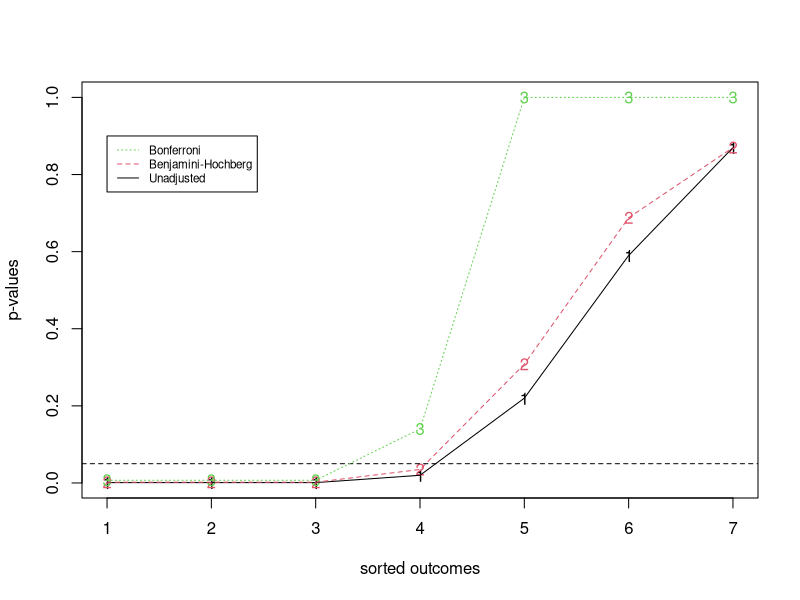

This figure's R source:
## ---- chunk 1
pvals = c(.001, .001, .001, .02, .22, .59, .87)
BONF = p.adjust(pvals, "bonferroni")
BH = p.adjust(pvals, "BH")
res = cbind(pvals, BH=round(BH, 3), BONF=round(BONF, 3))
## ---- chunk 2
# set a method so this will fit
plot.p.values <- function(){
  matplot(res, ylab="p-values", xlab="sorted outcomes")
  abline(h=0.05, lty=2)
  matlines(res)
  legend(1, .9, legend=c("Bonferroni", "Benjamini-Hochberg", "Unadjusted"), 
       col=c(3, 2, 1), lty=c(3, 2, 1), cex=0.7)
}
## ---- chunk 3
plot.p.values()
